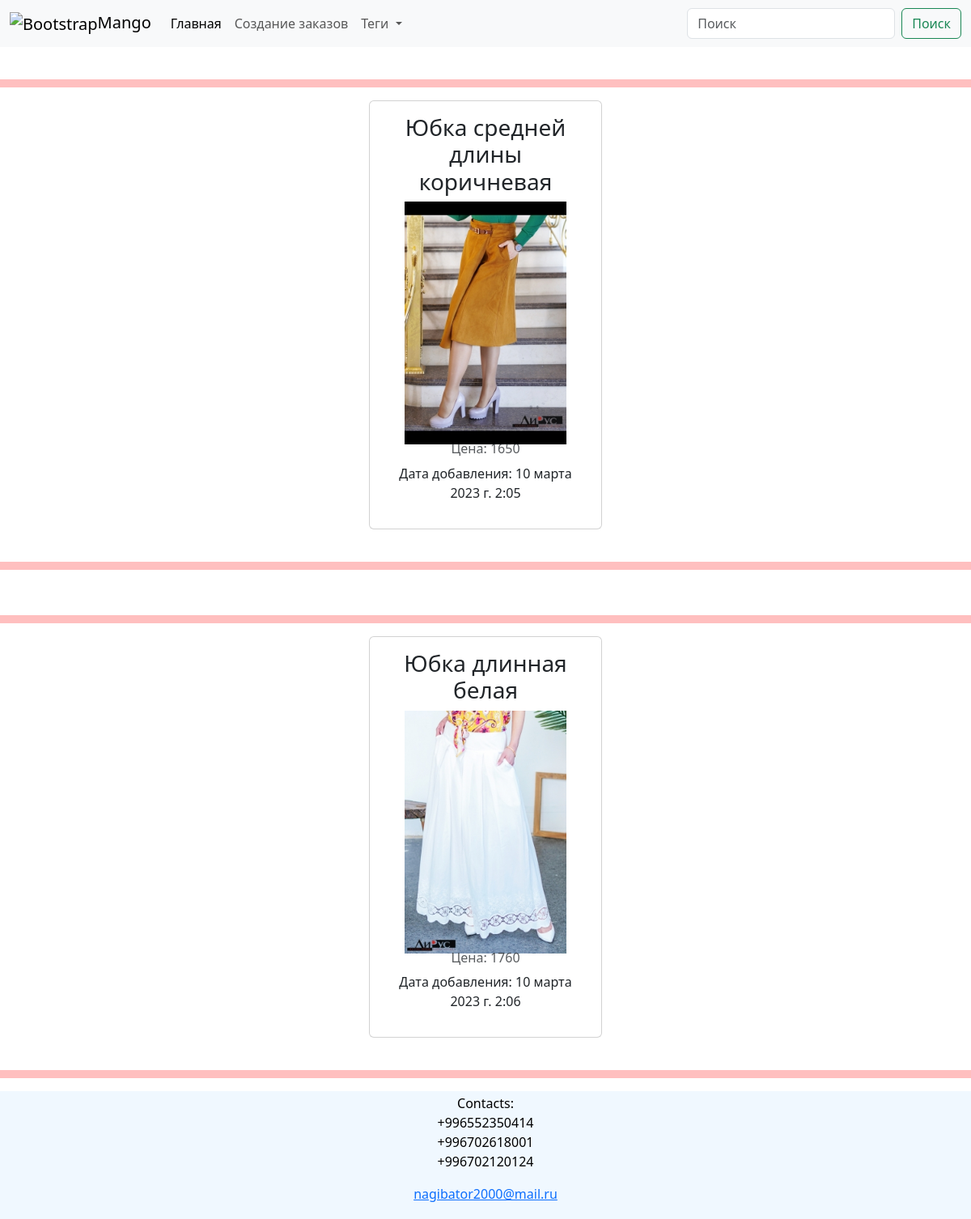
The page /cloth_one_tag/ on the database its author committed.
### cloth/models.py (models this page shows, shortened)
class ProductCL(models.Model):
    class Meta:
        verbose_name = "Одежда"
        verbose_name_plural = "Одежда"
    name = models.CharField('Название одежды', max_length=50)
    image = models.ImageField('Картинка', upload_to='', null=True)
    price = models.PositiveIntegerField('Цена')
    date_created = models.DateTimeField(auto_now_add=True)
    tags = models.ManyToManyField(TagCL)

### cloth/views.py (the view)
# urls.py: path("cloth_one_tag/", views.ProductTagFirstView.as_view(), name="first_tag"),
class ProductTagFirstView(ListView):
    queryset = models.ProductCL.objects.filter(tags__name="Юбки")
    template_name = "product_tag_one.html"
    def get_queryset(self):
        return models.ProductCL.objects.filter(tags__name="Юбки")

### templates/product_tag_one.html
{% include 'header.html' %}
<center>
    {% for i in object_list %}
    <br>
    <hr>
<div class="card" style="width: 18rem;">
  <div class="card-body">
    <h3 class="card-title">{{i.name}}</h3>
    <img src="{{i.image.url}}" alt="" width="200" height="300">
    <h6 class="card-subtitle mb-2 text-muted">Цена: {{i.price}}</h6>
    <p> Дата добавления: {{i.date_created}} </p>
  </div>
</div>
    <br>
    <hr>
    {% endfor %}
</center>
{% include 'footer.html' %}

### static/css/style_cloth.css (style rules this page uses)
body { background: url("https://sputnik.kg/img/07e4/08/1c/1049455490_0:134:1280:858_1920x0_80_0_0_e807bdd3c07605a9d24da444ed7b7900.jpg"); }
hr { border: none; color: red; background-color: red; height: 10px; }

### rows shown on the page
ProductCL: name "Юбка средней длины коричневая", image (picture), price "1650", date_created "10 марта 2023 г. 2:05"
ProductCL: name "Юбка длинная белая", image (picture), price "1760", date_created "10 марта 2023 г. 2:06"
